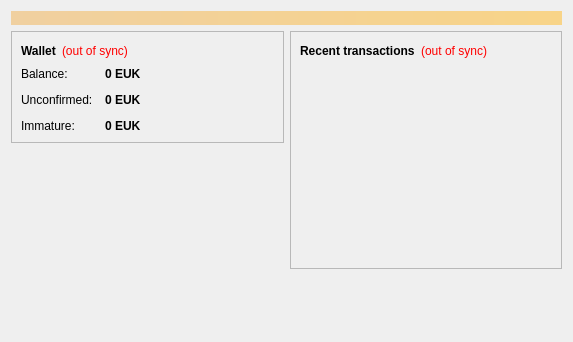
<?xml version="1.0" encoding="UTF-8"?>
<ui version="4.0">
 <class>OverviewPage</class>
 <widget class="QWidget" name="OverviewPage">
  <property name="geometry">
   <rect>
    <x>0</x>
    <y>0</y>
    <width>573</width>
    <height>342</height>
   </rect>
  </property>
  <property name="windowTitle">
   <string>Form</string>
  </property>
  <layout class="QVBoxLayout" name="topLayout">
   <item>
    <widget class="QLabel" name="labelAlerts">
     <property name="visible">
      <bool>false</bool>
     </property>
     <property name="styleSheet">
      <string notr="true">background-color: qlineargradient(x1: 0, y1: 0, x2: 1, y2: 0, stop:0 #F0D0A0, stop:1 #F8D488); color:#000000;</string>
     </property>
     <property name="wordWrap">
      <bool>true</bool>
     </property>
     <property name="margin">
      <number>3</number>
     </property>
    </widget>
   </item>
   <item>
    <layout class="QHBoxLayout" name="horizontalLayout" stretch="1,1">
     <item>
      <layout class="QVBoxLayout" name="verticalLayout_2">
       <item>
        <widget class="QFrame" name="frame">
         <property name="frameShape">
          <enum>QFrame::StyledPanel</enum>
         </property>
         <property name="frameShadow">
          <enum>QFrame::Raised</enum>
         </property>
         <layout class="QVBoxLayout" name="verticalLayout_4">
          <item>
           <layout class="QHBoxLayout" name="horizontalLayout_4">
            <item>
             <widget class="QLabel" name="label_5">
              <property name="font">
               <font>
                <weight>75</weight>
                <bold>true</bold>
               </font>
              </property>
              <property name="text">
               <string>Wallet</string>
              </property>
             </widget>
            </item>
            <item>
             <widget class="QLabel" name="labelWalletStatus">
              <property name="toolTip">
               <string>The displayed information may be out of date. Your wallet automatically synchronizes with the eUK network after a connection is established, but this process has not completed yet.</string>
              </property>
              <property name="styleSheet">
               <string notr="true">QLabel { color: red; }</string>
              </property>
              <property name="text">
               <string notr="true">(out of sync)</string>
              </property>
              <property name="alignment">
               <set>Qt::AlignLeading|Qt::AlignLeft|Qt::AlignVCenter</set>
              </property>
             </widget>
            </item>
            <item>
             <spacer name="horizontalSpacer_2">
              <property name="orientation">
               <enum>Qt::Horizontal</enum>
              </property>
              <property name="sizeHint" stdset="0">
               <size>
                <width>40</width>
                <height>20</height>
               </size>
              </property>
             </spacer>
            </item>
           </layout>
          </item>
          <item>
           <layout class="QFormLayout" name="formLayout_2">
            <property name="fieldGrowthPolicy">
             <enum>QFormLayout::AllNonFixedFieldsGrow</enum>
            </property>
            <property name="horizontalSpacing">
             <number>12</number>
            </property>
            <property name="verticalSpacing">
             <number>12</number>
            </property>
            <item row="0" column="0">
             <widget class="QLabel" name="label">
              <property name="text">
               <string>Balance:</string>
              </property>
             </widget>
            </item>
            <item row="0" column="1">
             <widget class="QLabel" name="labelBalance">
              <property name="font">
               <font>
                <weight>75</weight>
                <bold>true</bold>
               </font>
              </property>
              <property name="cursor">
               <cursorShape>IBeamCursor</cursorShape>
              </property>
              <property name="toolTip">
               <string>Your current balance</string>
              </property>
              <property name="text">
               <string notr="true">0 EUK</string>
              </property>
              <property name="textInteractionFlags">
               <set>Qt::LinksAccessibleByMouse|Qt::TextSelectableByKeyboard|Qt::TextSelectableByMouse</set>
              </property>
             </widget>
            </item>
            <item row="1" column="0">
             <widget class="QLabel" name="label_3">
              <property name="text">
               <string>Unconfirmed:</string>
              </property>
             </widget>
            </item>
            <item row="1" column="1">
             <widget class="QLabel" name="labelUnconfirmed">
              <property name="font">
               <font>
                <weight>75</weight>
                <bold>true</bold>
               </font>
              </property>
              <property name="cursor">
               <cursorShape>IBeamCursor</cursorShape>
              </property>
              <property name="toolTip">
               <string>Total of transactions that have yet to be confirmed, and do not yet count toward the current balance</string>
              </property>
              <property name="text">
               <string notr="true">0 EUK</string>
              </property>
              <property name="textInteractionFlags">
               <set>Qt::LinksAccessibleByMouse|Qt::TextSelectableByKeyboard|Qt::TextSelectableByMouse</set>
              </property>
             </widget>
            </item>
            <item row="2" column="0">
             <widget class="QLabel" name="labelImmatureText">
              <property name="text">
               <string>Immature:</string>
              </property>
             </widget>
            </item>
            <item row="2" column="1">
             <widget class="QLabel" name="labelImmature">
              <property name="font">
               <font>
                <weight>75</weight>
                <bold>true</bold>
               </font>
              </property>
              <property name="toolTip">
               <string>Mined balance that has not yet matured</string>
              </property>
              <property name="text">
               <string notr="true">0 EUK</string>
              </property>
              <property name="textInteractionFlags">
               <set>Qt::LinksAccessibleByMouse|Qt::TextSelectableByKeyboard|Qt::TextSelectableByMouse</set>
              </property>
             </widget>
            </item>
           </layout>
          </item>
         </layout>
        </widget>
       </item>
       <item>
        <spacer name="verticalSpacer">
         <property name="orientation">
          <enum>Qt::Vertical</enum>
         </property>
         <property name="sizeHint" stdset="0">
          <size>
           <width>20</width>
           <height>40</height>
          </size>
         </property>
        </spacer>
       </item>
      </layout>
     </item>
     <item>
      <layout class="QVBoxLayout" name="verticalLayout_3">
       <item>
        <widget class="QFrame" name="frame_2">
         <property name="frameShape">
          <enum>QFrame::StyledPanel</enum>
         </property>
         <property name="frameShadow">
          <enum>QFrame::Raised</enum>
         </property>
         <layout class="QVBoxLayout" name="verticalLayout">
          <item>
           <layout class="QHBoxLayout" name="horizontalLayout_2">
            <item>
             <widget class="QLabel" name="label_4">
              <property name="text">
               <string>&lt;b&gt;Recent transactions&lt;/b&gt;</string>
              </property>
             </widget>
            </item>
            <item>
             <widget class="QLabel" name="labelTransactionsStatus">
              <property name="toolTip">
               <string>The displayed information may be out of date. Your wallet automatically synchronizes with the eUK network after a connection is established, but this process has not completed yet.</string>
              </property>
              <property name="styleSheet">
               <string notr="true">QLabel { color: red; }</string>
              </property>
              <property name="text">
               <string notr="true">(out of sync)</string>
              </property>
              <property name="alignment">
               <set>Qt::AlignRight|Qt::AlignTrailing|Qt::AlignVCenter</set>
              </property>
             </widget>
            </item>
            <item>
             <spacer name="horizontalSpacer">
              <property name="orientation">
               <enum>Qt::Horizontal</enum>
              </property>
              <property name="sizeHint" stdset="0">
               <size>
                <width>40</width>
                <height>20</height>
               </size>
              </property>
             </spacer>
            </item>
           </layout>
          </item>
          <item>
           <widget class="QListView" name="listTransactions">
            <property name="styleSheet">
             <string notr="true">QListView { background: transparent; }</string>
            </property>
            <property name="frameShape">
             <enum>QFrame::NoFrame</enum>
            </property>
            <property name="verticalScrollBarPolicy">
             <enum>Qt::ScrollBarAlwaysOff</enum>
            </property>
            <property name="horizontalScrollBarPolicy">
             <enum>Qt::ScrollBarAlwaysOff</enum>
            </property>
            <property name="selectionMode">
             <enum>QAbstractItemView::NoSelection</enum>
            </property>
           </widget>
          </item>
         </layout>
        </widget>
       </item>
       <item>
        <spacer name="verticalSpacer_2">
         <property name="orientation">
          <enum>Qt::Vertical</enum>
         </property>
         <property name="sizeHint" stdset="0">
          <size>
           <width>20</width>
           <height>40</height>
          </size>
         </property>
        </spacer>
       </item>
      </layout>
     </item>
    </layout>
   </item>
  </layout>
 </widget>
 <resources/>
 <connections/>
</ui>
